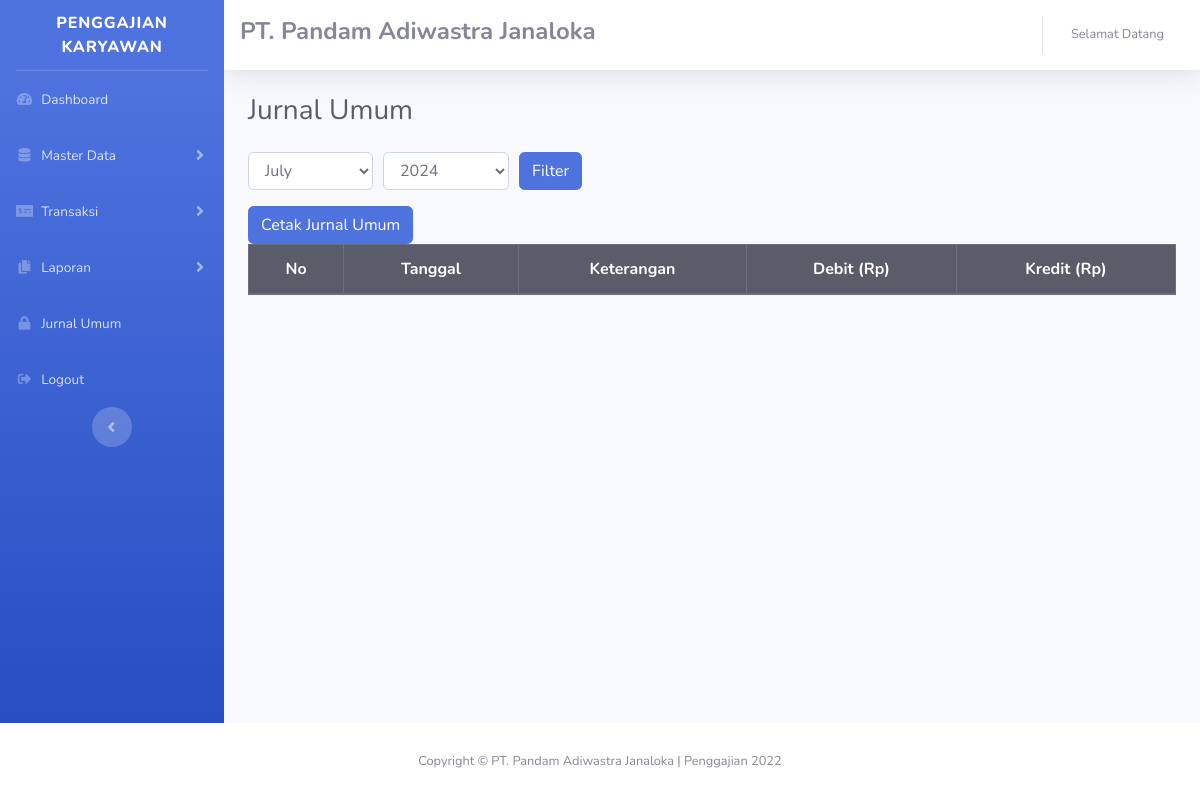
The app's page /index.php/admin/jurnal_umum, older data.
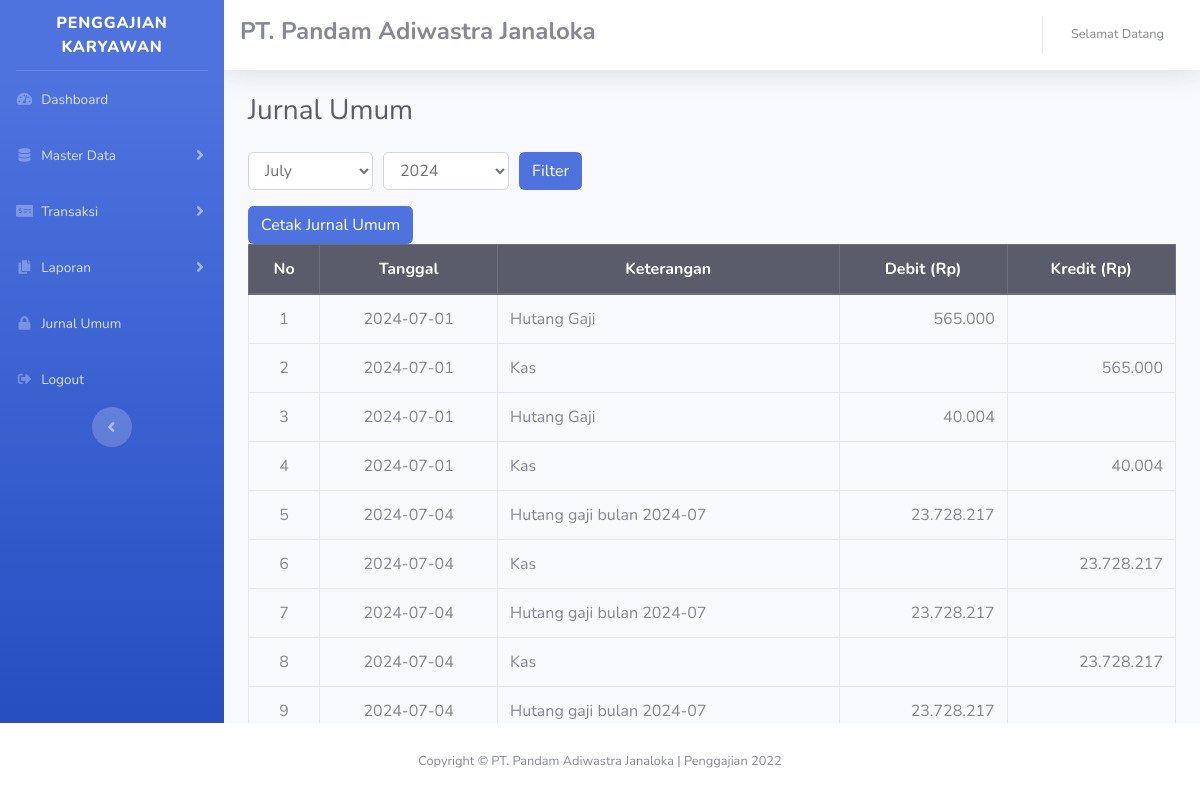
The same page, newer data.
### tables this page shows
CREATE TABLE `jurnal_umum` (
  `id_jurnal` int(11) NOT NULL,
  `tanggal` date NOT NULL,
  `keterangan` varchar(255) NOT NULL,
  `debit` decimal(15,2) NOT NULL,
  `kredit` decimal(15,2) NOT NULL,
  `no_slip_gaji` int(11) NOT NULL,
  `jenis` varchar(11) NOT NULL
);

### application/controllers/admin/jurnal_umum.php (called while the page is built, shortened)
<?php
class Jurnal_Umum extends CI_Controller {
    public function index() {
        $data['title'] = "Jurnal Umum";
        $bulan = $this->input->get('bulan');
        $tahun = $this->input->get('tahun');
        if (!$bulan) {
            $bulan = date('m');
        }
        if (!$tahun) {
            $tahun = date('Y');
        }
        $data['bulan'] = $bulan;
        $data['tahun'] = $tahun;
        $query = "SELECT * FROM jurnal_umum WHERE MONTH(tanggal) = '$bulan' AND YEAR(tanggal) = '$tahun'";
        $data['jurnal_umum'] = $this->db->query($query)->result();
        $this->load->view('template_admin/header', $data);
        $this->load->view('template_admin/sidebar');
        $this->load->view('admin/jurnal_umum', $data);
        $this->load->view('template_admin/footer');
    }
}
?>

### index.php (called while the page is built, shortened)
<?php
require_once BASEPATH.'core/CodeIgniter.php';

### application/views/admin/jurnal_umum.php (the view, shortened to what this page needs)
<div class="container-fluid">
    <h1 class="h3 mb-4 text-gray-800"><?php echo $title; ?></h1>
    <form method="get" action="<?php echo base_url('admin/jurnal_umum'); ?>">
        <div class="form-row align-items-center mb-3">
            <div class="col-auto">
                <select class="form-control" id="bulan" name="bulan">
                    <?php for ($i = 1; $i <= 12; $i++) : ?>
                        <option value="<?php echo sprintf('%02d', $i); ?>" <?php echo ($bulan == sprintf('%02d', $i)) ? 'selected' : ''; ?>>
                            <?php echo DateTime::createFromFormat('!m', $i)->format('F'); ?>
                        </option>
                    <?php endfor; ?>
                </select>
            </div>
            <div class="col-auto">
                <select class="form-control" id="tahun" name="tahun">
                    <?php for ($i = date('Y'); $i >= 2010; $i--) : ?>
                        <option value="<?php echo $i; ?>" <?php echo ($tahun == $i) ? 'selected' : ''; ?>><?php echo $i; ?>
                        </option>
                    <?php endfor; ?>
                </select>
            </div>
            <div class="col-auto">
                <button type="submit" class="btn btn-primary">Filter</button>
            </div>
        </div>
    </form>
    <a href="<?php echo base_url('admin/jurnal_umum/cetak'); ?>" class="btn btn-primary">Cetak Jurnal Umum</a>
    <table class="table table-bordered" id="dataTable" width="100%" cellspacing="0">
        <thead class="thead-dark">
            <tr>
                <th class="text-center">No</th>
                <th class="text-center">Tanggal</th>
                <th class="text-center">Keterangan</th>
                <th class="text-center">Debit (Rp)</th>
                <th class="text-center">Kredit (Rp)</th>
            </tr>
        </thead>
        <tbody>
            <?php $no = 1; foreach ($jurnal_umum as $ju) : ?>
                <tr>
                    <td class="text-center"><?php echo $no++; ?></td>
                    <td class="text-center"><?php echo $ju->tanggal; ?></td>
                    <td><?php echo $ju->keterangan; ?></td>
                    <td class="text-right"><?php echo ($ju->jenis == 'Debit') ? number_format($ju->debit, 0, ',', '.') : ''; ?></td>
                    <td class="text-right"><?php echo ($ju->jenis == 'Kredit') ? number_format($ju->kredit, 0, ',', '.') : ''; ?></td>
                </tr>
            <?php endforeach; ?>
        </tbody>
    </table>
</div>

### application/views/template_admin/header.php (shortened to what this page needs)
<!DOCTYPE html>
<html lang="en">
<head>
  <link href="<?php echo base_url(); ?>assets/vendor/fontawesome-free/css/all.min.css" rel="stylesheet" type="text/css">
  <link href="<?php echo base_url(); ?>assets/css/sb-admin-2.min.css" rel="stylesheet">
</head>

### application/views/template_admin/sidebar.php (shortened to what this page needs)
<body id="page-top">
  <div id="wrapper">
    <ul class="navbar-nav bg-gradient-primary sidebar sidebar-dark accordion" id="accordionSidebar">
      <a class="sidebar-brand d-flex align-items-center justify-content-center" href="#">
        <div class="sidebar-brand-text mx-3">Penggajian Karyawan</div>
      </a>
      <hr class="sidebar-divider my-0">
      <li class="nav-item">
        <a class="nav-link" href="<?php echo base_url('admin/dashboard') ?>">
          <i class="fas fa-fw fa-tachometer-alt"></i>
          <span>Dashboard</span></a>
      </li>
      <li class="nav-item">
        <a class="nav-link collapsed" href="" data-toggle="collapse" data-target="#collapseTwo" aria-expanded="true" aria-controls="collapseTwo">
          <i class="fa fa-fw fa-database"></i>
          <span>Master Data</span>
        </a>
      </li>
      <li class="nav-item">
        <a class="nav-link collapsed" href="#" data-toggle="collapse" data-target="#collapseUtilities" aria-expanded="true" aria-controls="collapseUtilities">
          <i class="fas fa-fw fa-money-check-alt"></i>
          <span>Transaksi</span>
        </a>
      </li>
      <li class="nav-item">
        <a class="nav-link collapsed" href="#" data-toggle="collapse" data-target="#collapsePages" aria-expanded="true" aria-controls="collapsePages">
          <i class="fas fa-fw fa-copy"></i>
          <span>Laporan</span>
        </a>
      </li>
      <li class="nav-item">
        <a class="nav-link" href="<?php echo base_url('admin/jurnal_umum') ?>">
          <i class="fas fa-fw fa-lock"></i>
          <span>Jurnal Umum</span></a>
      </li>
      <li class="nav-item">
        <a class="nav-link" href="<?php echo base_url('login/logout')?>">
          <i class="fas fa-fw fa-sign-out-alt"></i>
          <span>Logout</span></a>
      </li>
      <div class="text-center d-none d-md-inline">
        <button class="rounded-circle border-0" id="sidebarToggle"></button>
      </div>
    </ul>
    <div id="content-wrapper" class="d-flex flex-column">
      <div id="content">
        <nav class="navbar navbar-expand navbar-light bg-white topbar mb-4 static-top shadow">
          <h4 class="font-weight-bold">PT. Pandam Adiwastra Janaloka</h4>
          <ul class="navbar-nav ml-auto">
            <li class="nav-item dropdown no-arrow">
              <a class="nav-link dropdown-toggle" href="#" id="userDropdown" role="button" data-toggle="dropdown" aria-haspopup="true" aria-expanded="false">
                <span class="mr-2 d-none d-lg-inline text-gray-600 small">Selamat Datang <?php echo $this->session->userdata('nama_pegawai')?></span>
              </a>
            </li>
          </ul>
        </nav>

### application/views/template_admin/footer.php (shortened to what this page needs)
      <footer class="sticky-footer bg-white fixed-bottom">
        <div class="container my-auto">
          <div class="copyright text-center my-auto">
            <span>Copyright &copy; PT. Pandam Adiwastra Janaloka | Penggajian 2022</span>
          </div>
        </div>
      </footer>
    </div>
  </div>
<link href="<?php echo base_url(); ?>assets/vendor/datatables/dataTables.bootstrap4.min.css" rel="stylesheet">
</body>
</html>

Row changes from the older to the newer data that the page shows:
added jurnal_umum: tanggal "2024-07-01", keterangan "Hutang Gaji", debit "565.000"
added jurnal_umum: tanggal "2024-07-01", keterangan "Kas", kredit "565.000"
added jurnal_umum: tanggal "2024-07-01", keterangan "Hutang Gaji", debit "40.004"
added jurnal_umum: tanggal "2024-07-01", keterangan "Kas", kredit "40.004"
added jurnal_umum: tanggal "2024-07-04", keterangan "Hutang gaji bulan 2024-07", debit "23.728.217"
added jurnal_umum: tanggal "2024-07-04", keterangan "Kas", kredit "23.728.217"
added jurnal_umum: tanggal "2024-07-04", keterangan "Hutang gaji bulan 2024-07", debit "23.728.217"
added jurnal_umum: tanggal "2024-07-04", keterangan "Kas", kredit "23.728.217"
added jurnal_umum: tanggal "2024-07-04", keterangan "Hutang gaji bulan 2024-07", debit "23.728.217"
